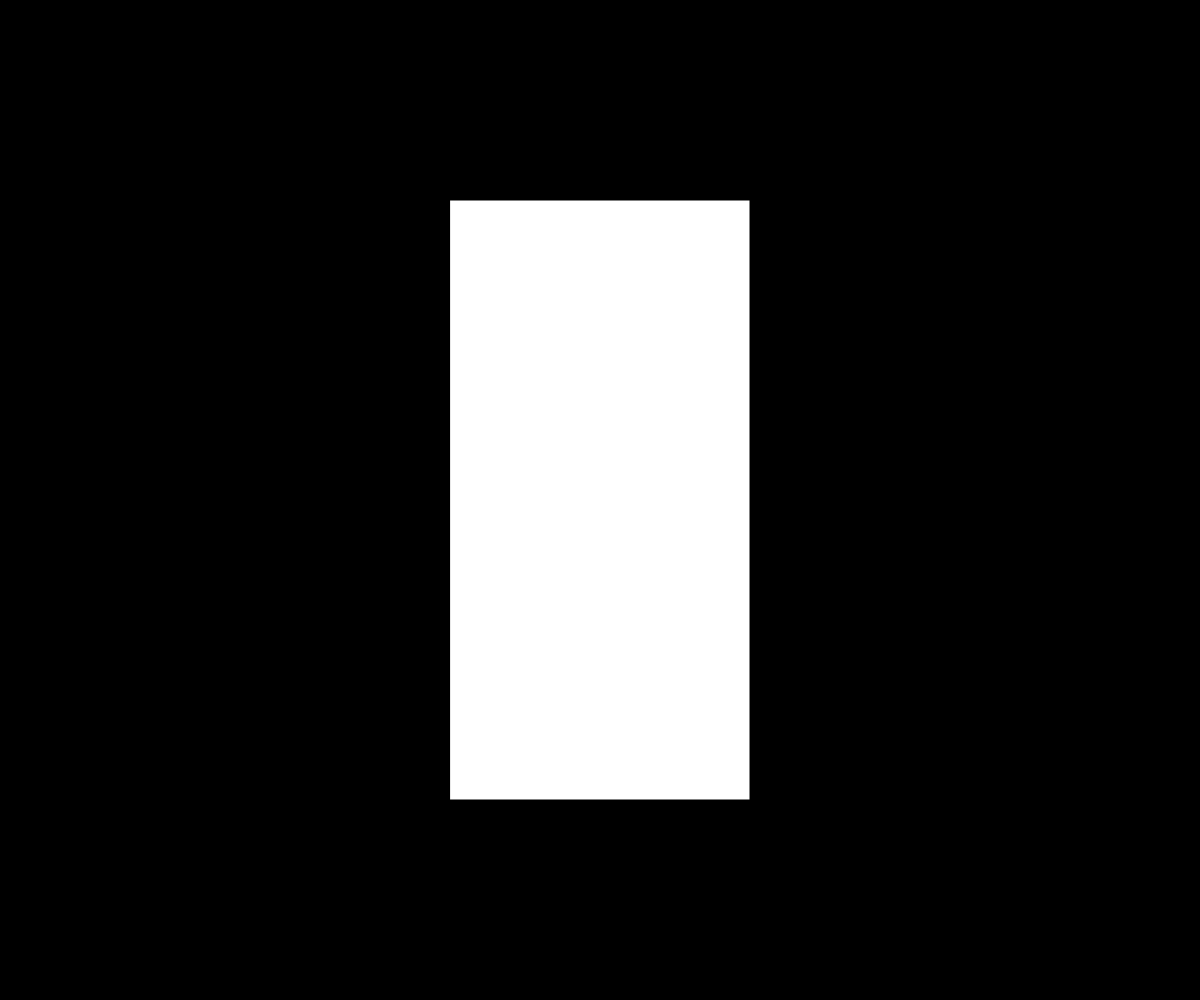
Frame 1 (no input)
Frame 60 (no input): identical to frame 1, image omitted
Frame 120 (the mouse pressed at the canvas centre since frame 60): identical to frame 1, image omitted

The p5.js sketch that drew this single still picture (run headless with seeded random() and noise() and a simulated clock; from frame 60 on, the mouse is pressed at the canvas centre):

// p5.js sketch
// ── sketch.js
class Tetromino {

}

function getPosition(gameX, gameY) {
    return [(gameX*30)+xOffset, (gameY*30)+yOffset]
}

function placeTiles() {

}

// Global Variables
let board;
let tileWidth;
let xOffset;
let yOffset;

function setup() {
    createCanvas(window.innerWidth, window.innerHeight);

    tileWidth = 30;
    xOffset = width / 2 - tileWidth * 5;
    yOffset = height / 2 - tileWidth * 10;

    board = new Array(20);
    for (let i = 0; i < board.length; i++) {
        board[i] = new Array(10);
        board[i].fill(false);
    }

}

function draw() {
    background(0);
    rect(xOffset, yOffset, 300, 600)
    console.log([width, height]);
    fill("white")
    placeTiles()
}
// ── sketch.css
html, body {
    margin: 0;
    padding: 0;
    overflow: hidden;
}
canvas {
    display: block;
}

#info {
    position: fixed;
    bottom: 0;
    width: 98%;
    margin: 0;
    padding: 10px;
    text-align: right;
    color: white;
    -webkit-user-select: none;
    -moz-user-select: none;
    -ms-user-select: none;
    user-select: none;
}

a {
    color: white;
    -webkit-user-select: none;
    -moz-user-select: none;
    -ms-user-select: none;
    user-select: none;
}
